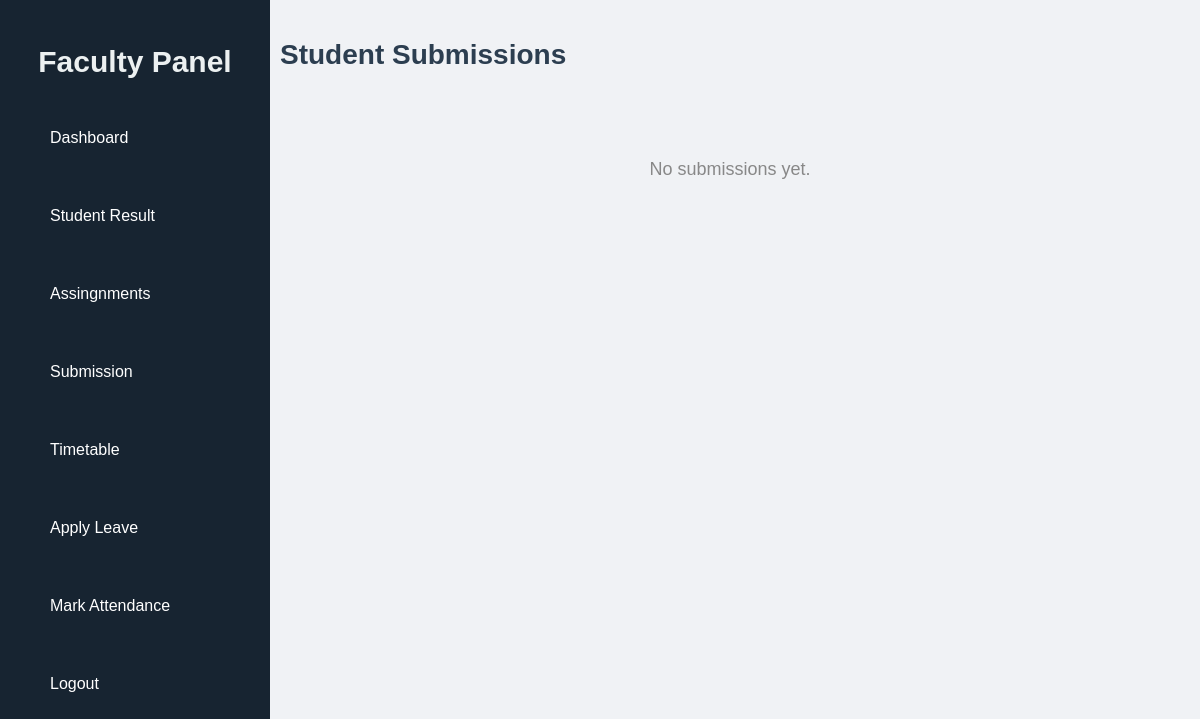
Page /faculty/student-submission/ (signed in) on the earlier database version.
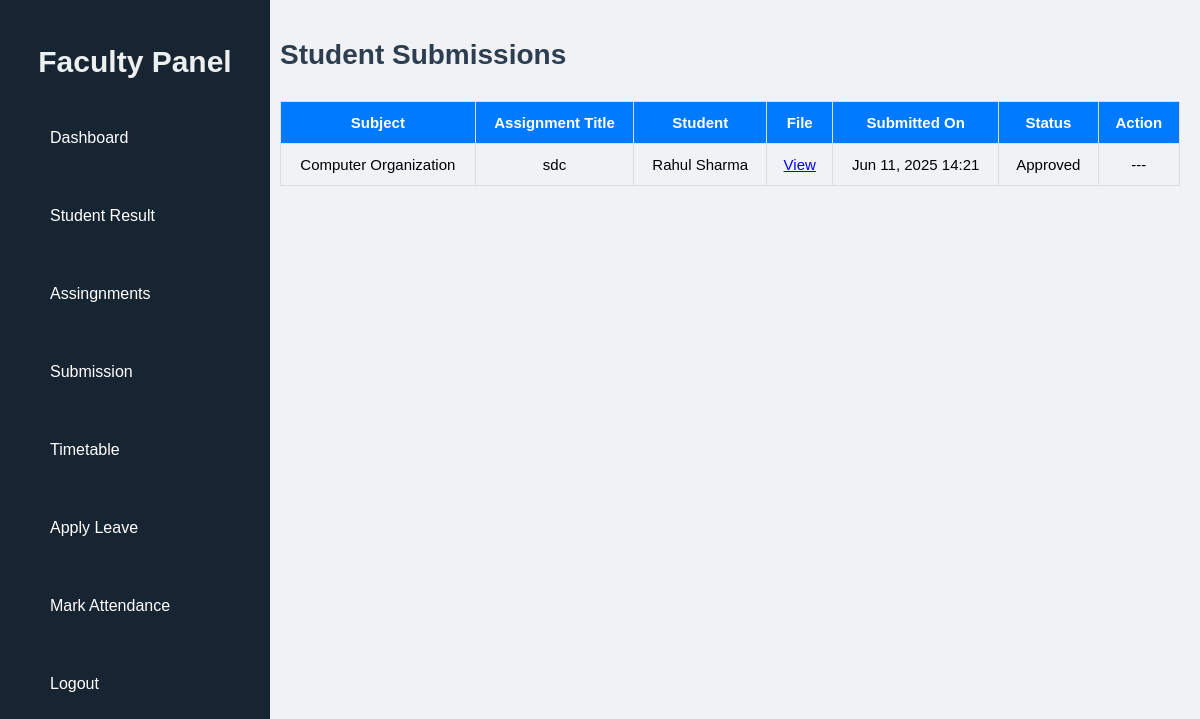
Same page on the later database version.
### CMS/models.py (models this page shows, shortened)
class Submission(models.Model):
    assignment = models.ForeignKey(Assignment, on_delete=models.CASCADE)
    student = models.ForeignKey(Student, on_delete=models.CASCADE)
    file = models.FileField(upload_to='submissions/')
    approved = models.BooleanField(default=False)
    submitted_on = models.DateTimeField(auto_now_add=True)

class Assignment(models.Model):
    SEMESTER_CHOICES = (
        ('Semester 1', 'Semester 1'),
        ('Semester 2', 'Semester 2'),
        ('Semester 3', 'Semester 3'),
        ('Semester 4', 'Semester 4'),
        ('Semester 5', 'Semester 5'),
        ('Semester 6', 'Semester 6'),
        ('Semester 7', 'Semester 7'),
        ('Semester 8', 'Semester 8'),
    )
    subject = models.ForeignKey(Subject, on_delete=models.CASCADE)
    faculty = models.ForeignKey(Faculty, on_delete=models.CASCADE)
    semester = models.CharField(max_length=20,choices=SEMESTER_CHOICES)
    title = models.CharField(max_length=200)
    description = models.TextField()
    due_date = models.DateField()
    file = models.FileField(upload_to='assignments/', null=True, blank=True)

class Subject(models.Model):
    name = models.CharField(max_length=100)
    department = models.ForeignKey(Department, on_delete=models.CASCADE)
    faculty = models.ForeignKey(Faculty, on_delete=models.SET_NULL, null=True)
    semester = models.IntegerField()

class Student(models.Model):
    GENDER_CHOICES = (
        ('Male', 'Male'),
        ('Female', 'Female'),
        ('Other', 'Other'),
    )
    SEMESTER_CHOICES = (
        ('Semester 1', 'Semester 1'),
        ('Semester 2', 'Semester 2'),
        ('Semester 3', 'Semester 3'),
        ('Semester 4', 'Semester 4'),
        ('Semester 5', 'Semester 5'),
        ('Semester 6', 'Semester 6'),
        ('Semester 7', 'Semester 7'),
        ('Semester 8', 'Semester 8'),
    )
    user = models.OneToOneField(CustomUser, on_delete=models.CASCADE)
    roll_number = models.CharField(max_length=20, unique=True)
    department = models.ForeignKey(Department, on_delete=models.CASCADE)
    year = models.IntegerField()
    semester = models.CharField(max_length=10)
    contact_number = models.CharField(max_length=15,unique=True)
    gender = models.CharField(max_length=10, choices=GENDER_CHOICES)
    address = models.TextField()
    session_start = models.DateField()
    session_end = models.DateField()
    class Meta:
        unique_together = ('roll_number', 'year')

class CustomUser(AbstractUser):
    USER_ROLES = (
        ('student', 'Student'),
        ('faculty', 'Faculty'),
        ('hod', 'HOD'),
    )
    user_type = models.CharField(max_length=10, choices=USER_ROLES, default='student')
    email = models.EmailField(unique=True)
    role = models.CharField(max_length=10, choices=USER_ROLES)

### CMS/views.py (the view)
# urls.py: path('faculty/student-submission/', views.student_submission, name='student_submission'),
@login_required
def student_submission(request):
    faculty = request.user.faculty
    submissions = Submission.objects.filter(assignment__faculty=faculty)
    return render(request, "faculty_student_submission.html", {"submissions": submissions})

### CMS/templates/faculty_student_submission.html (shortened to what this page needs)
{% load static %}
<!DOCTYPE html>
<html lang="en">
<head>
    <link rel="stylesheet" href="{% static 'css/faculty_submission.css' %}">
     <link rel="stylesheet" href="{% static 'css/sidebar.css' %}">
</head>
<body>
    <div class="manage-container">
         {% include 'faculty_sidebar.html' %}
        <div class="main-content">
        <h1>Student Submissions</h1>
        {% if submissions %}
        <table>
            <thead>
                <tr>
                    <th>Subject</th>
                    <th>Assignment Title</th>
                    <th>Student</th>
                    <th>File</th>
                    <th>Submitted On</th>
                    <th>Status</th>
                    <th>Action</th>
                </tr>
            </thead>
            <tbody>
                {% for submission in submissions %}
                <tr>
                    <td>{{ submission.assignment.subject.name }}</td>
                    <td>{{ submission.assignment.title }}</td>
                    <td>{{ submission.student.user.get_full_name }}</td>
                    <td><a href="{{ submission.file.url }}" target="_blank">View</a></td>
                    <td>{{ submission.submitted_on|date:"M d, Y H:i" }}</td>
                    <td>
                        {% if submission.approved %}
                            Approved
                        {% else %}
                            Pending
                        {% endif %}
                    </td>
                    <td>
                        {% if not submission.approved %}
                        <a class="approve-btn" href="{% url 'approve_submission' submission.id %}">Approve</a>
                        {% else %}
                        ---
                        {% endif %}
                    </td>
                </tr>
                {% endfor %}
            </tbody>
        </table>
        {% else %}
        <div class="no-submissions">
            <p>No submissions yet.</p>
        </div>
        {% endif %}
    </div>
    </div>
</body>
</html>

Differences in the rows shown:
added Submission: assignment.subject.name "Computer Organization", assignment "sdc", student.user.get_full_name "Rahul Sharma", submitted_on "Jun 11, 2025 14:21", approved "Approved"
Other differences:
text no longer shown: "No submissions yet."
text now shown: "Subject Assignment Title Student File Submitted On Status Action"
